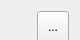
<?xml version="1.0" encoding="UTF-8"?>
<ui version="4.0">
 <class>ToolboxUpDownControls</class>
 <widget class="QLabel" name="ToolboxUpDownControls">
  <property name="geometry">
   <rect>
    <x>0</x>
    <y>0</y>
    <width>80</width>
    <height>40</height>
   </rect>
  </property>
  <property name="minimumSize">
   <size>
    <width>80</width>
    <height>40</height>
   </size>
  </property>
  <property name="maximumSize">
   <size>
    <width>80</width>
    <height>40</height>
   </size>
  </property>
  <property name="windowTitle">
   <string>Form</string>
  </property>
  <layout class="QVBoxLayout" name="verticalLayout">
   <item>
    <layout class="QHBoxLayout" name="horizontalLayout">
     <item>
      <spacer name="horizontalSpacer">
       <property name="orientation">
        <enum>Qt::Horizontal</enum>
       </property>
       <property name="sizeHint" stdset="0">
        <size>
         <width>21</width>
         <height>20</height>
        </size>
       </property>
      </spacer>
     </item>
     <item>
      <widget class="QToolButton" name="toolButton">
       <property name="minimumSize">
        <size>
         <width>32</width>
         <height>32</height>
        </size>
       </property>
       <property name="maximumSize">
        <size>
         <width>32</width>
         <height>32</height>
        </size>
       </property>
       <property name="text">
        <string>...</string>
       </property>
      </widget>
     </item>
    </layout>
   </item>
   <item>
    <spacer name="verticalSpacer">
     <property name="orientation">
      <enum>Qt::Vertical</enum>
     </property>
     <property name="sizeHint" stdset="0">
      <size>
       <width>20</width>
       <height>40</height>
      </size>
     </property>
    </spacer>
   </item>
  </layout>
 </widget>
 <resources/>
 <connections/>
</ui>
